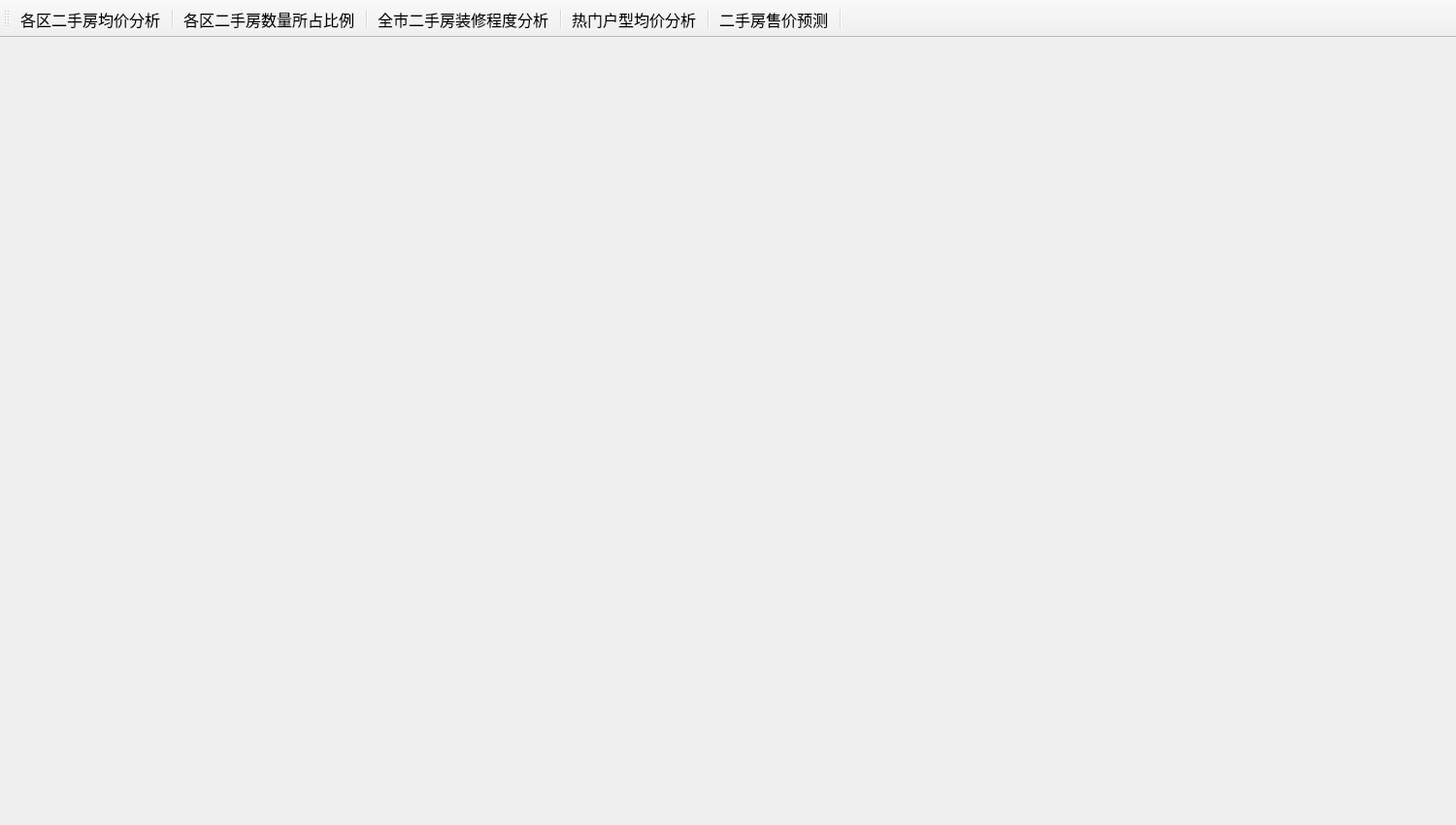
<?xml version="1.0" encoding="UTF-8"?>
<ui version="4.0">
 <class>MainWindow</class>
 <widget class="QMainWindow" name="MainWindow">
  <property name="geometry">
   <rect>
    <x>0</x>
    <y>0</y>
    <width>1500</width>
    <height>850</height>
   </rect>
  </property>
  <property name="sizePolicy">
   <sizepolicy hsizetype="Fixed" vsizetype="Fixed">
    <horstretch>0</horstretch>
    <verstretch>0</verstretch>
   </sizepolicy>
  </property>
  <property name="minimumSize">
   <size>
    <width>713</width>
    <height>425</height>
   </size>
  </property>
  <property name="maximumSize">
   <size>
    <width>1500</width>
    <height>850</height>
   </size>
  </property>
  <property name="windowTitle">
   <string>MainWindow</string>
  </property>
  <property name="styleSheet">
   <string notr="true">background-image: url(file:///D:/code_python/Data_assignment/Housing_price_analysis_system/img/background.png);
</string>
  </property>
  <property name="iconSize">
   <size>
    <width>45</width>
    <height>45</height>
   </size>
  </property>
  <property name="toolButtonStyle">
   <enum>Qt::ToolButtonTextUnderIcon</enum>
  </property>
  <widget class="QWidget" name="centralwidget">
   <widget class="QLabel" name="label">
    <property name="geometry">
     <rect>
      <x>0</x>
      <y>0</y>
      <width>1501</width>
      <height>801</height>
     </rect>
    </property>
    <property name="styleSheet">
     <string notr="true">background-repeat: no-repeat;
background-position: center;
background-size: cover;</string>
    </property>
    <property name="text">
     <string/>
    </property>
    <property name="pixmap">
     <pixmap>img/background_x125.png</pixmap>
    </property>
    <property name="scaledContents">
     <bool>true</bool>
    </property>
   </widget>
  </widget>
  <widget class="QToolBar" name="toolBar">
   <property name="sizePolicy">
    <sizepolicy hsizetype="Preferred" vsizetype="Fixed">
     <horstretch>0</horstretch>
     <verstretch>0</verstretch>
    </sizepolicy>
   </property>
   <property name="sizeIncrement">
    <size>
     <width>10</width>
     <height>10</height>
    </size>
   </property>
   <property name="baseSize">
    <size>
     <width>4</width>
     <height>4</height>
    </size>
   </property>
   <property name="windowTitle">
    <string>toolBar</string>
   </property>
   <property name="layoutDirection">
    <enum>Qt::LeftToRight</enum>
   </property>
   <property name="orientation">
    <enum>Qt::Horizontal</enum>
   </property>
   <property name="iconSize">
    <size>
     <width>50</width>
     <height>50</height>
    </size>
   </property>
   <property name="toolButtonStyle">
    <enum>Qt::ToolButtonTextUnderIcon</enum>
   </property>
   <property name="floatable">
    <bool>false</bool>
   </property>
   <attribute name="toolBarArea">
    <enum>TopToolBarArea</enum>
   </attribute>
   <attribute name="toolBarBreak">
    <bool>false</bool>
   </attribute>
   <addaction name="action_1"/>
   <addaction name="separator"/>
   <addaction name="action_2"/>
   <addaction name="separator"/>
   <addaction name="action_3"/>
   <addaction name="separator"/>
   <addaction name="action_4"/>
   <addaction name="separator"/>
   <addaction name="action_5"/>
   <addaction name="separator"/>
  </widget>
  <action name="action_2">
   <property name="icon">
    <iconset>
     <normaloff>img/图标-2.png</normaloff>img/图标-2.png</iconset>
   </property>
   <property name="text">
    <string>各区二手房数量所占比例</string>
   </property>
   <property name="toolTip">
    <string>各区二手房数量所占比例</string>
   </property>
   <property name="font">
    <font>
     <pointsize>12</pointsize>
    </font>
   </property>
  </action>
  <action name="action_3">
   <property name="icon">
    <iconset>
     <normaloff>img/图标-3.png</normaloff>img/图标-3.png</iconset>
   </property>
   <property name="text">
    <string>全市二手房装修程度分析</string>
   </property>
   <property name="font">
    <font>
     <pointsize>12</pointsize>
    </font>
   </property>
  </action>
  <action name="action_4">
   <property name="icon">
    <iconset>
     <normaloff>img/图标-4.png</normaloff>img/图标-4.png</iconset>
   </property>
   <property name="text">
    <string>热门户型均价分析</string>
   </property>
   <property name="font">
    <font>
     <pointsize>12</pointsize>
    </font>
   </property>
  </action>
  <action name="action_5">
   <property name="icon">
    <iconset>
     <normaloff>img/图标-5.png</normaloff>img/图标-5.png</iconset>
   </property>
   <property name="text">
    <string>二手房售价预测</string>
   </property>
   <property name="font">
    <font>
     <pointsize>12</pointsize>
    </font>
   </property>
  </action>
  <action name="action_1">
   <property name="icon">
    <iconset>
     <normaloff>img/图标-1.png</normaloff>img/图标-1.png</iconset>
   </property>
   <property name="text">
    <string>各区二手房均价分析</string>
   </property>
   <property name="toolTip">
    <string>各区二手房均价分析</string>
   </property>
   <property name="font">
    <font>
     <pointsize>12</pointsize>
    </font>
   </property>
  </action>
 </widget>
 <resources/>
 <connections/>
</ui>
